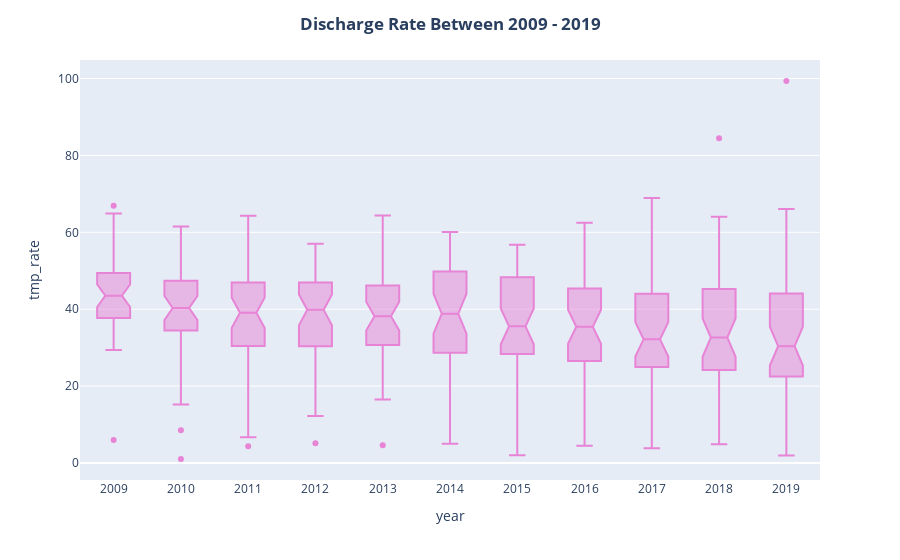

The cell this chart's notebook holds for it:
### Code cell
fig_dis2 = px.box(dis_rate, x="year", y="tmp_rate",notched=True,  hover_data=["state"], color_discrete_sequence=[ "#e884d6"])
fig_dis2.update_traces(quartilemethod="exclusive") # or "inclusive", or "linear" by default
fig_dis2.update_layout(title_text= "<b>Discharge Rate Between 2009 - 2019</b>", title_x=0.5)
fig_dis2.update_xaxes(nticks=15) 


fig_dis2.show()

### Figure 1 — Plotly figure (JSON) as saved in the notebook; plotly's stock layout.template omitted (floating-point values rounded to 4 significant figures; data arrays with more than 128 entries replaced by an {"elided": "..."} marker saying what was removed)
{"data": [{"alignmentgroup": "True", "customdata": {"elided": "473x1 str values"}, "hovertemplate": "year=%{x}<br>tmp_rate=%{y}<br>state=%{customdata[0]}<extra></extra>", "legendgroup": "", "marker": {"color": "#e884d6"}, "name": "", "notched": true, "offsetgroup": "", "orientation": "v", "quartilemethod": "exclusive", "showlegend": false, "type": "box", "x": {"elided": "473 int values"}, "x0": " ", "xaxis": "x", "y": {"elided": "473 float values"}, "y0": " ", "yaxis": "y"}], "layout": {"boxmode": "group", "legend": {"tracegroupgap": 0}, "margin": {"t": 60}, "title": {"text": "<b>Discharge Rate Between 2009 - 2019</b>", "x": 0.5}, "xaxis": {"anchor": "y", "domain": [0, 1], "nticks": 15, "title": {"text": "year"}}, "yaxis": {"anchor": "x", "domain": [0, 1], "title": {"text": "tmp_rate"}}}}
